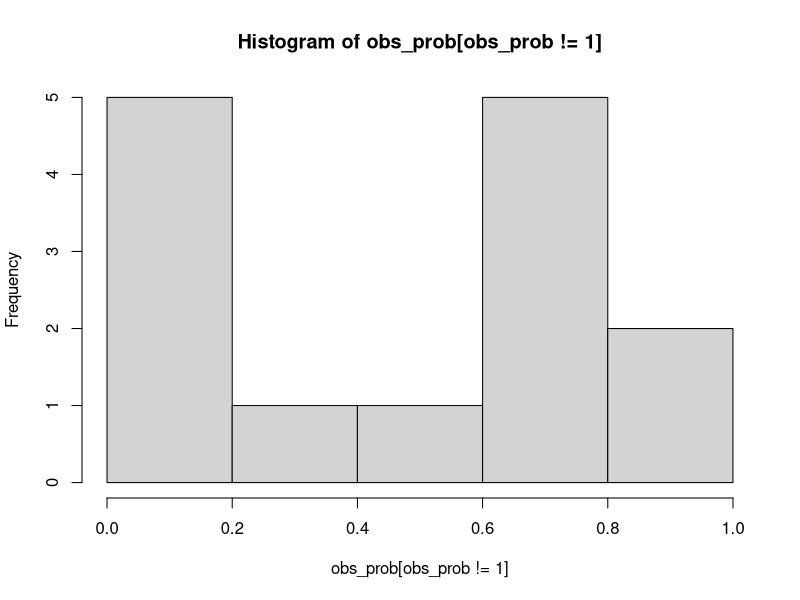
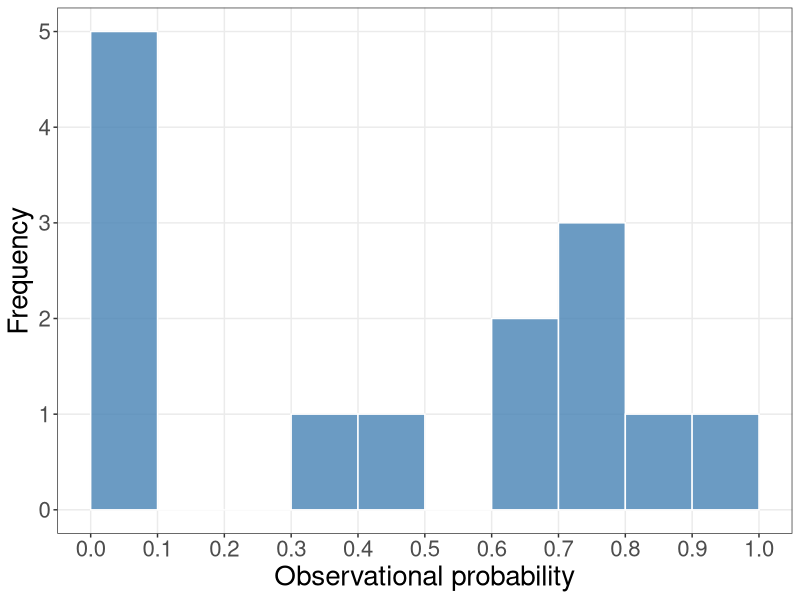

Write R code to recreate these figures, in order.
obs_prob = c(1.0, 1.0, 1.0, 1.0, 1.0, 1.0, 1.0, 0.00026717955704814365, 1.0, 1.0, 0.6023996616905212, 0.7893687307909399, 0.7889918483694085, 1.0, 0.3444156818475378, 1.0, 0.9984482352878727, 0.6269890279441507, 0.8150763585018835, 8.847005200269657e-05, 7.96230468024269e-05, 7.785364576237298e-05, 0.09706757165631862, 0.4124473824365714, 0.7155758604154907)
hist(obs_prob[obs_prob != 1])
sum(obs_prob != 1)

library(ggplot2)
library(dplyr)
data = data.frame(value = obs_prob[obs_prob != 1]) 

bin_edges = seq(0, 1, by = 0.1)

# Create a histogram
ggplot(data, aes(x = value)) +
  geom_histogram(breaks = bin_edges, fill = "steelblue", color = "white", alpha = 0.8) +
  labs(x = "Observational probability", y = "Frequency") + theme_bw() + theme(panel.grid.minor = element_blank(), text = element_text(size = 20)) +
  scale_x_continuous(breaks = bin_edges)
